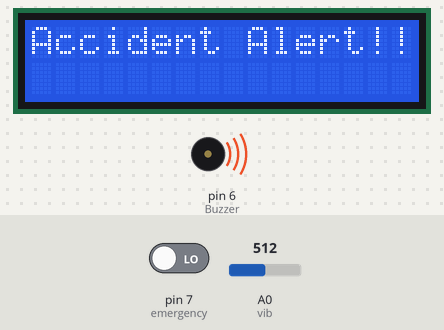
Bench run of a sketch on a simulated Arduino Uno, built with avr-gcc and run on an emulated ATmega328P. Parts: 16×2 character LCD, buzzer (waves = sounding, pin HIGH). The inputs (shaded band) are chosen by the test bench; at power-on: pin 7 (emergency) LOW, A0 (vib) = 512. What the sketch prints to the serial monitor is not drawn.

Above: at 8.4 s.
8.5 s: pin 7 (emergency) driven HIGH
At 19.6 s:
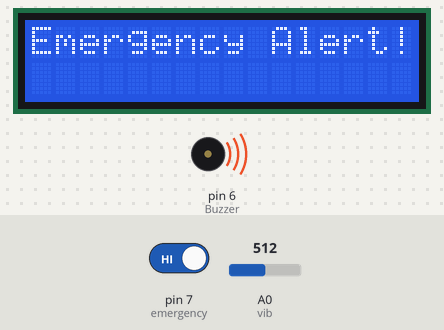
19.9 s: A0 (vib) set to 307
27.7 s: A0 (vib) set to 276
At 32.2 s:
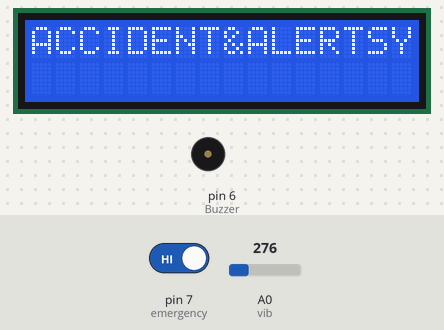
35.5 s: A0 (vib) set to 298
At 44.1 s:
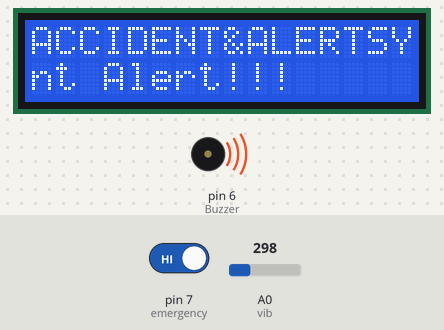
44.8 s: A0 (vib) set to 278
At 51.5 s:
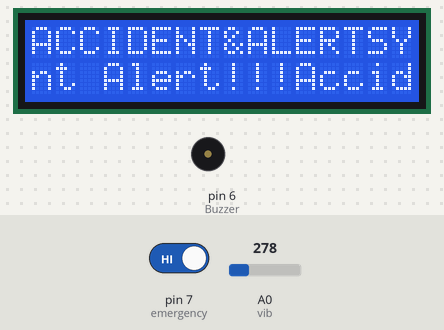
52.6 s: A0 (vib) set to 306
At 61.8 s:
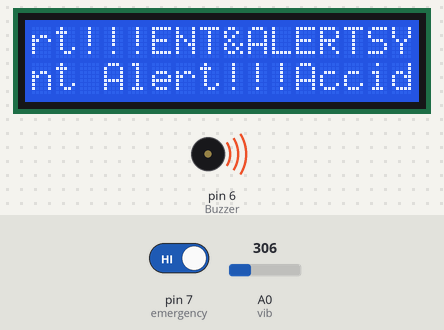
Timing chart, 0 to 63.3 s (numbered marks = the images above; inputs shaded):
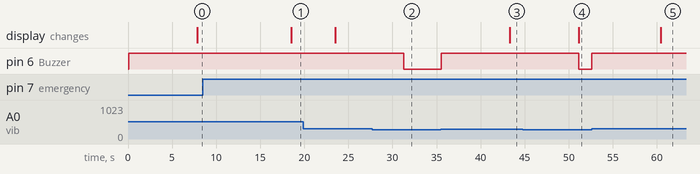

Measured:
- the behaviour switches between 289 and 288 on A0 (vib) (found by bisection; images 1 and 2)
- after the input at 8.5 s, the display: changes after 10.0 s (image 1)
- after the input at 27.7 s, pin 6 (Buzzer): HIGH → LOW after 3.6 s
- after the input at 35.5 s, pin 6 (Buzzer): LOW → HIGH at once; the display: changes after 7.8 s (image 3)
- after the input at 44.8 s, pin 6 (Buzzer): HIGH → LOW after 6.3 s
- after the input at 52.6 s, pin 6 (Buzzer): LOW → HIGH at once; the display: changes after 7.8 s (image 5)

The sketch:

accident.ino
```cpp
/*
 * LCD RS pin to digital pin 12
 * LCD Enable pin to digital pin 11
 * LCD D4 pin to digital pin 5
 * LCD D5 pin to digital pin 4
 * LCD D6 pin to digital pin 3
 * LCD D7 pin to digital pin 2
 * LCD R/W pin to ground
 * LCD VSS pin to ground
 * LCD VCC pin to 5V
*/
#include <LiquidCrystal.h>
#include <SoftwareSerial.h>

SoftwareSerial mySerial(0, 1);

LiquidCrystal lcd(12, 11, 5, 4, 3, 2);

int emergency = 7;
int vib = A0;
int Buzzer = 6;

int count = 0, q = 0;

void setup() {
  Serial.begin(9600);
  pinMode(emergency, INPUT);
  pinMode(Buzzer, OUTPUT);
  pinMode(vib, INPUT);
  lcd.begin(16, 2);
}

void loop() {
  int value = analogRead(vib);
  Serial.println(value);

  if (value > 288) {
    digitalWrite(Buzzer, HIGH);
    delay(5000);  // Buzzer rings for 5 seconds

    sendCallAndLocation("Enter your phone number without country code", "Emergency! Need help at Loc: DSU");
    Serial.println("CALL AND MESSAGE SENT EMERGENCY");
    lcd.print("Accident Alert!!!");
  } else {
    digitalWrite(Buzzer, LOW);
  }

  // --------------------------Emergency Button------------------------
  if (digitalRead(emergency) == HIGH) {
    if (q == 0) {
      sendCallAndLocation("Enter your phone number without country code", "Emergency Alert!");
      Serial.println("CALL AND MESSAGE SENT EMERGENCY");
      lcd.clear();
      lcd.print("Emergency Alert!!!");
      q = 1;
      delay(5000);
      disp();
    }
  } else {
    q = 0;
  }
}

void sendCallAndLocation(String number, String message) {
  Serial.println("ATD" + number + ";");
  delay(2000);
  sendmessage(number, message);
}

void sendmessage(String number, String message) {
  Serial.println("AT+CMGF=1");
  delay(200);
  Serial.println("AT+CMGS=\"" + number + "\"");
  delay(200);
  Serial.println(message);
  delay(200);
  Serial.println((char)26);
  delay(200);
}

void disp() {
  lcd.clear();
  lcd.print("ACCIDENT&ALERTSYS");
}
```
